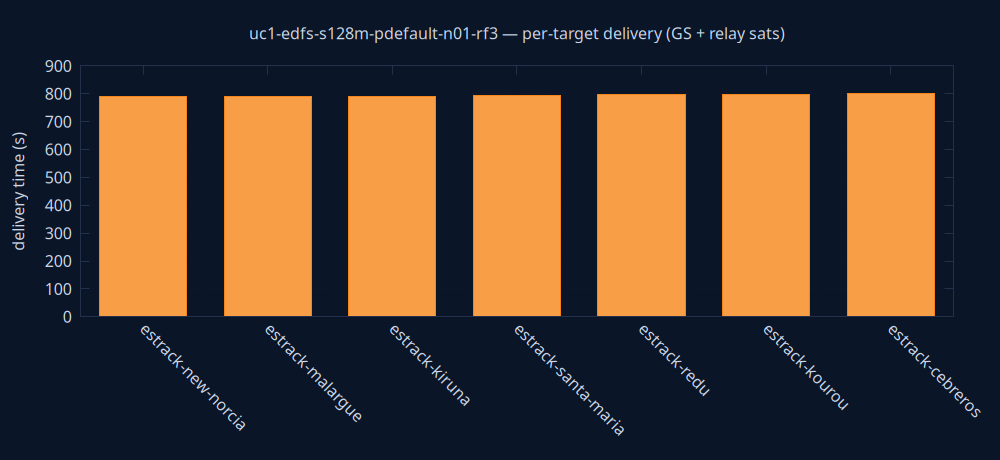

Source code (gnuplot):
set terminal pngcairo size 1000,460 background rgb '#0a1628'
set output 'delivery.png'
set style fill solid 0.8
set boxwidth 0.7 relative
set border lc rgb '#22304a'
set grid ytics lc rgb '#22304a'
set yrange [0:*]
set ylabel 'delivery time (s)' textcolor rgb '#cdd7ea'
set xtics rotate by -45 textcolor rgb '#cdd7ea'
set ytics textcolor rgb '#cdd7ea'
set title 'uc1-edfs-s128m-pdefault-n01-rf3 — per-target delivery (GS + relay sats)' textcolor rgb '#cdd7ea'
plot 'delivery.dat' using 0:2:3:xtic(1) with boxes lc rgb variable notitle
